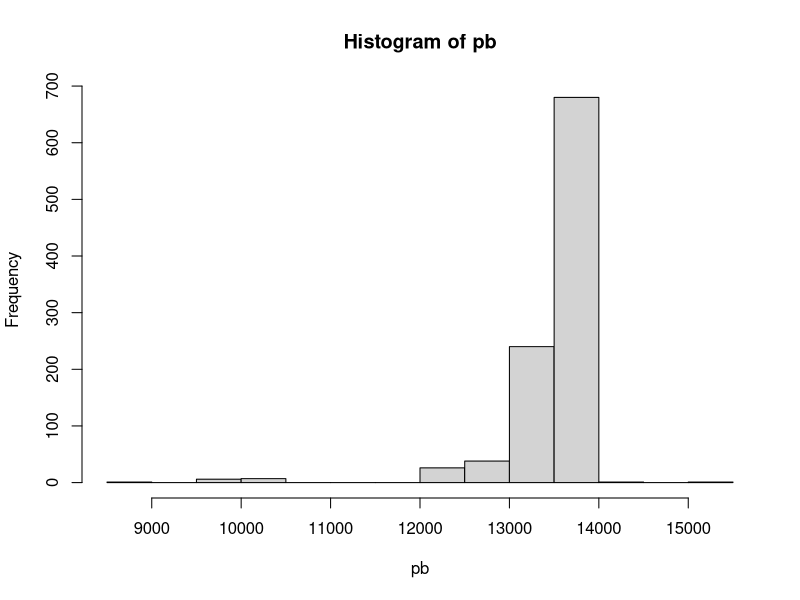

This chart was generated by the following R code: (Note: this script raises an error after producing the figure.)
km    <- c(37388,44758,45833,30862,31705,34010)
price <- c(14636,14122,14016,15590,15568,14718)
df <- data.frame(km, price) # y is price, x is km
n  <- length(price)
fit<-lm(df[,2]~df[,1])
s<-summary(fit)

# Obtaining intercept and slope directly from data
theta<-c(s$coefficients[1], s$coefficients[2])
intercept <-theta[1]
slope <- theta[2]

# Standard deviation of each one of the components
sdtheta<-c(s$coefficients[3], s$coefficients[4])

# Price estimation
fitb <- lm(price~km, data=df)
pred <- predict(fitb, data.frame(km = c(50000)), se.fit=TRUE)
initp <- pred$fit        # Initial price prediction
sd_initp <- pred$se.fit  # Standard deviation for initial price prediction

# Parameters for simulation

nb <- 1000 
y <- seq(1:n) # 
pb <- numeric(nb) # Create a vector to store predictions


############## Quantile/percentile bootstrap method

# Quantile bootstrap to estimate the price for the car with 50000km

for(i in 1:nb){
  yb <- sample(y, n, replace=T) # Sample 1000 times values index from 1 to 6
  dfb = data.frame(km = df[yb, 1], price = df[yb, 2])
  fitb <- lm(price~km, data = dfb)
  p <- predict(fitb, data.frame(km = c(50000)))
  pb[i] <- p
}

hist(pb)

mean(pb) # Bootstrap estimate of the price

ic <- quantile(pb,c(0.025,0.975)) # 95% confidence interval:
ic

############## Simple method

# The simple method to calculate 95% Confidence Interval:

lb <- 2*initp - quantile (pb,0.975)
ub <- 2*initp - quantile (pb,0.025)
ic <- c(lb,ub)
names(ic) <- c("2.5%", "97.5%")
ic


############## Bootstrap-t method

set.seed(123)

pb <- list()
sdb <- list()

for (i in 1:nb){
  yb <- sample(y,n,replace =T)
  df_yb = data.frame(price = df[yb,2], km = df[yb,1])
  fitb <- lm(price~km, data=df_yb)
  price <- predict(fitb, data.frame(km = c(50000)), se.fit=TRUE)
  pb[[i]] <- price$fit
  sdb[[i]] <- price$se.fit
  
}

pb <- data.frame(price = unlist(pb))
sdb <- data.frame(sd = unlist(sdb))

# Estimating t value for each sample

tb_price <- (pb$price - initp)/sdb
tb <- data.frame(tb_price)
names(tb) <- c("price")

tb_pl <- quantile(tb$price,0.025) # Lower CI for tb 
tb_pu <- quantile(tb$price,0.975) # Upper CI for tb

pl <- initp + tb_pl * sdp # Lower CI for price
pu <- initp + tb_pu * sdp # Upper CI for price

ic <- c(pl,pu)
ic

